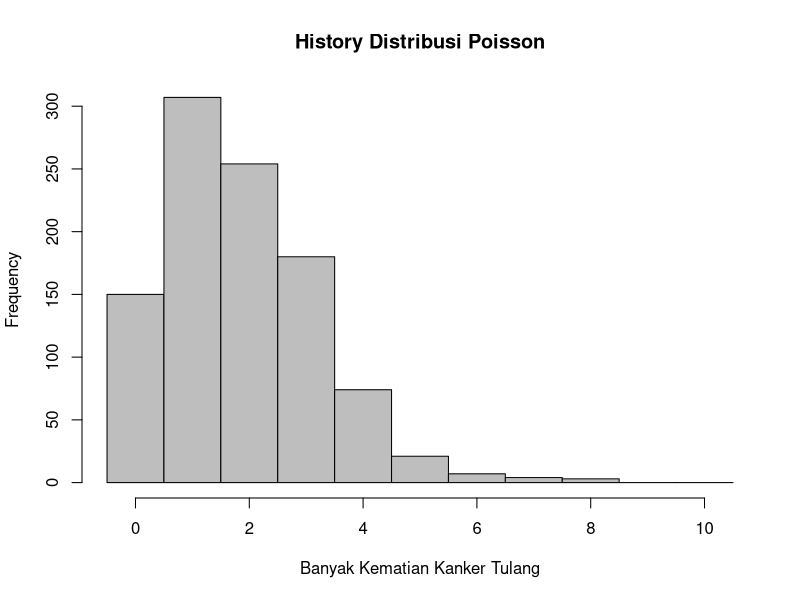

Reproduce this figure in R.
#2b
x = 4
lambda = 1.8
ppois(x, lambda)

#2c
x = 4
lambda = 1.8
ppois(x, lambda, lower.tail = TRUE)

#2d
x = 4
lambda = 1.8
ppois(x, lambda, lower.tail = FALSE)

#2e
lambda = 1.8
Ex = lambda
sd = sqrt(lambda)
print(Ex)
print(sd)

#2f
hist(rpois(1000, 1.8), breaks = seq(-0.5, 10.5, 1), col = "gray", main = "History Distribusi Poisson", xlab = "Banyak Kematian Kanker Tulang")

#2g
n <- 20
lambda <- 1.8
set.seed(123)
rpois(n, lambda)